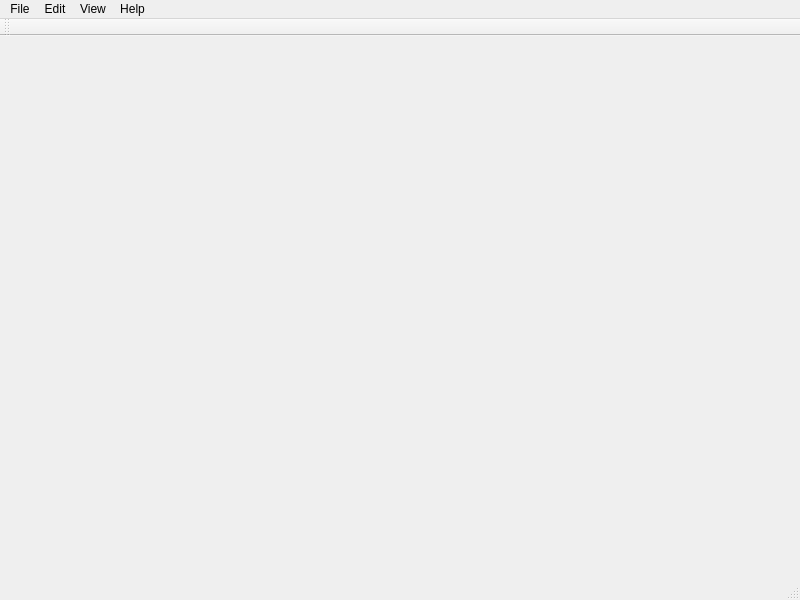
<?xml version="1.0" encoding="UTF-8"?>
<ui version="4.0">
 <class>MainWindow</class>
 <widget class="QMainWindow" name="MainWindow">
  <property name="geometry">
   <rect>
    <x>0</x>
    <y>0</y>
    <width>800</width>
    <height>600</height>
   </rect>
  </property>
  <property name="windowTitle">
   <string>MainWindow</string>
  </property>
  <widget class="QWidget" name="centralwidget"/>
  <widget class="QMenuBar" name="menubar">
   <property name="geometry">
    <rect>
     <x>0</x>
     <y>0</y>
     <width>800</width>
     <height>23</height>
    </rect>
   </property>
   <widget class="QMenu" name="menuFile">
    <property name="title">
     <string>File</string>
    </property>
    <widget class="QMenu" name="menuRecent_Maps">
     <property name="title">
      <string>Recent Files</string>
     </property>
     <addaction name="actionNothing_yet"/>
    </widget>
    <widget class="QMenu" name="menuGenerate">
     <property name="title">
      <string>Generate</string>
     </property>
     <addaction name="actionFile_Generate_Report"/>
     <addaction name="actionExport_Screenshots"/>
    </widget>
    <addaction name="actionFile_New_File"/>
    <addaction name="actionFile_Open"/>
    <addaction name="menuRecent_Maps"/>
    <addaction name="actionFile_Save"/>
    <addaction name="actionFile_Save_as"/>
    <addaction name="separator"/>
    <addaction name="menuGenerate"/>
    <addaction name="separator"/>
    <addaction name="actionFile_Import_Maps"/>
    <addaction name="actionFile_Export_Map"/>
    <addaction name="separator"/>
    <addaction name="actionFile_Exit"/>
   </widget>
   <widget class="QMenu" name="menuEdit">
    <property name="title">
     <string>Edit</string>
    </property>
    <widget class="QMenu" name="menuTools">
     <property name="title">
      <string>Tools</string>
     </property>
     <addaction name="actionTools_Paint"/>
     <addaction name="actionTools_Picker"/>
     <addaction name="actionTools_Erase"/>
     <addaction name="actionTools_Select"/>
    </widget>
    <widget class="QMenu" name="menuGo_to">
     <property name="title">
      <string>Navigate</string>
     </property>
     <addaction name="actionEdit_Previous_Map"/>
     <addaction name="actionEdit_Next_Map"/>
     <addaction name="separator"/>
     <addaction name="actionEdit_First_Map"/>
     <addaction name="actionEdit_Last_Map"/>
     <addaction name="separator"/>
     <addaction name="actionEdit_Goto_Map"/>
    </widget>
    <addaction name="actionEdit_ResizeMap"/>
    <addaction name="menuGo_to"/>
    <addaction name="actionEdit_Test_Map"/>
    <addaction name="actionEdit_Rename_Map"/>
    <addaction name="menuTools"/>
    <addaction name="separator"/>
    <addaction name="actionEdit_Add_Map"/>
    <addaction name="actionEdit_Move_Map"/>
    <addaction name="actionEdit_Insert_Map"/>
    <addaction name="actionClear_Map"/>
    <addaction name="actionEdit_Delete_Map"/>
    <addaction name="separator"/>
    <addaction name="actionEdit_Map_States"/>
    <addaction name="actionEdit_Edit_Messages"/>
    <addaction name="actionEdit_Map_Properties"/>
   </widget>
   <widget class="QMenu" name="menuView">
    <property name="title">
     <string>View</string>
    </property>
    <addaction name="actionView_Grid"/>
    <addaction name="actionView_Animate"/>
    <addaction name="separator"/>
    <addaction name="actionView_Zoom_In"/>
    <addaction name="actionView_Zoom_Out"/>
   </widget>
   <widget class="QMenu" name="menuHelp">
    <property name="title">
     <string>Help</string>
    </property>
    <addaction name="actionHelp_About"/>
    <addaction name="actionHelp_About_Qt"/>
   </widget>
   <addaction name="menuFile"/>
   <addaction name="menuEdit"/>
   <addaction name="menuView"/>
   <addaction name="menuHelp"/>
  </widget>
  <widget class="QStatusBar" name="statusbar"/>
  <widget class="QToolBar" name="toolBar">
   <property name="windowTitle">
    <string>toolBar</string>
   </property>
   <attribute name="toolBarArea">
    <enum>TopToolBarArea</enum>
   </attribute>
   <attribute name="toolBarBreak">
    <bool>false</bool>
   </attribute>
  </widget>
  <action name="actionFile_Open">
   <property name="icon">
    <iconset resource="mapedit.qrc">
     <normaloff>:/data/icons/open.gif</normaloff>:/data/icons/open.gif</iconset>
   </property>
   <property name="text">
    <string>Open</string>
   </property>
   <property name="statusTip">
    <string>Open an existing map.</string>
   </property>
   <property name="shortcut">
    <string>Ctrl+O</string>
   </property>
  </action>
  <action name="actionFile_Save">
   <property name="icon">
    <iconset resource="mapedit.qrc">
     <normaloff>:/data/icons/save.gif</normaloff>:/data/icons/save.gif</iconset>
   </property>
   <property name="text">
    <string>Save</string>
   </property>
   <property name="statusTip">
    <string>Save map to disk.</string>
   </property>
   <property name="shortcut">
    <string>Ctrl+S</string>
   </property>
  </action>
  <action name="actionFile_Save_as">
   <property name="text">
    <string>Save as</string>
   </property>
   <property name="statusTip">
    <string>Save map under a different name.</string>
   </property>
  </action>
  <action name="actionFile_Exit">
   <property name="text">
    <string>Exit</string>
   </property>
   <property name="statusTip">
    <string>Exit application.</string>
   </property>
   <property name="shortcut">
    <string>Ctrl+Q</string>
   </property>
  </action>
  <action name="actionFile_New_File">
   <property name="icon">
    <iconset resource="mapedit.qrc">
     <normaloff>:/data/icons/new.gif</normaloff>:/data/icons/new.gif</iconset>
   </property>
   <property name="text">
    <string>New File</string>
   </property>
   <property name="statusTip">
    <string>Create a new map.</string>
   </property>
   <property name="shortcut">
    <string>Ctrl+N</string>
   </property>
  </action>
  <action name="actionEdit_ResizeMap">
   <property name="icon">
    <iconset resource="mapedit.qrc">
     <normaloff>:/data/icons/options.gif</normaloff>:/data/icons/options.gif</iconset>
   </property>
   <property name="text">
    <string>Resize Map</string>
   </property>
   <property name="statusTip">
    <string>Resize current map.</string>
   </property>
   <property name="shortcut">
    <string>Ctrl+R</string>
   </property>
  </action>
  <action name="actionNothing_yet">
   <property name="text">
    <string>Nothing yet</string>
   </property>
  </action>
  <action name="actionView_Grid">
   <property name="checkable">
    <bool>true</bool>
   </property>
   <property name="text">
    <string>Grid</string>
   </property>
   <property name="statusTip">
    <string>Show tile grid on map.</string>
   </property>
  </action>
  <action name="actionToolbar">
   <property name="checkable">
    <bool>true</bool>
   </property>
   <property name="text">
    <string>Toolbar</string>
   </property>
  </action>
  <action name="actionTools_Paint">
   <property name="checkable">
    <bool>true</bool>
   </property>
   <property name="icon">
    <iconset resource="mapedit.qrc">
     <normaloff>:/data/icons/strawberrypntbrush.png</normaloff>:/data/icons/strawberrypntbrush.png</iconset>
   </property>
   <property name="text">
    <string>Paint</string>
   </property>
   <property name="statusTip">
    <string>Paint Tile on the map.</string>
   </property>
   <property name="shortcut">
    <string>Ctrl+1</string>
   </property>
  </action>
  <action name="actionTools_Picker">
   <property name="checkable">
    <bool>true</bool>
   </property>
   <property name="icon">
    <iconset resource="mapedit.qrc">
     <normaloff>:/data/icons/colorpicker.png</normaloff>:/data/icons/colorpicker.png</iconset>
   </property>
   <property name="text">
    <string>Picker</string>
   </property>
   <property name="toolTip">
    <string>Picker</string>
   </property>
   <property name="statusTip">
    <string>Select Tile on the map.</string>
   </property>
   <property name="shortcut">
    <string>Ctrl+2</string>
   </property>
  </action>
  <action name="actionTools_Erase">
   <property name="checkable">
    <bool>true</bool>
   </property>
   <property name="icon">
    <iconset resource="mapedit.qrc">
     <normaloff>:/data/icons/icons8-erase-40.png</normaloff>:/data/icons/icons8-erase-40.png</iconset>
   </property>
   <property name="text">
    <string>Erase</string>
   </property>
   <property name="statusTip">
    <string>Erase Tile on the map.</string>
   </property>
   <property name="shortcut">
    <string>Ctrl+3</string>
   </property>
  </action>
  <action name="actionClear_Map">
   <property name="text">
    <string>Clear Map</string>
   </property>
   <property name="statusTip">
    <string>Clear entire map.</string>
   </property>
  </action>
  <action name="actionHelp_About_Qt">
   <property name="text">
    <string>About Qt</string>
   </property>
   <property name="statusTip">
    <string>About Qt...</string>
   </property>
  </action>
  <action name="actionHelp_About">
   <property name="text">
    <string>About</string>
   </property>
   <property name="statusTip">
    <string>About mapEdit</string>
   </property>
  </action>
  <action name="actionEdit_Previous_Map">
   <property name="icon">
    <iconset resource="mapedit.qrc">
     <normaloff>:/data/icons/prev.gif</normaloff>:/data/icons/prev.gif</iconset>
   </property>
   <property name="text">
    <string>Previous Map</string>
   </property>
   <property name="statusTip">
    <string>Move to Previous Map</string>
   </property>
   <property name="shortcut">
    <string>Ctrl+PgUp</string>
   </property>
  </action>
  <action name="actionEdit_Next_Map">
   <property name="icon">
    <iconset resource="mapedit.qrc">
     <normaloff>:/data/icons/next.gif</normaloff>:/data/icons/next.gif</iconset>
   </property>
   <property name="text">
    <string>Next Map</string>
   </property>
   <property name="statusTip">
    <string>Move to Next Map</string>
   </property>
   <property name="shortcut">
    <string>Ctrl+PgDown</string>
   </property>
  </action>
  <action name="actionEdit_Add_Map">
   <property name="icon">
    <iconset resource="mapedit.qrc">
     <normaloff>:/data/icons/plus.png</normaloff>:/data/icons/plus.png</iconset>
   </property>
   <property name="text">
    <string>Add Map</string>
   </property>
   <property name="statusTip">
    <string>Add a new Map to this file.</string>
   </property>
  </action>
  <action name="actionEdit_Delete_Map">
   <property name="icon">
    <iconset resource="mapedit.qrc">
     <normaloff>:/data/icons/minus.png</normaloff>:/data/icons/minus.png</iconset>
   </property>
   <property name="text">
    <string>Delete Map</string>
   </property>
   <property name="statusTip">
    <string>Delete Current Map</string>
   </property>
  </action>
  <action name="actionEdit_Insert_Map">
   <property name="text">
    <string>Insert Map</string>
   </property>
   <property name="statusTip">
    <string>Insert a Map at the current index.</string>
   </property>
  </action>
  <action name="actionEdit_Move_Map">
   <property name="text">
    <string>Move Map</string>
   </property>
   <property name="statusTip">
    <string>Move current map to a different position.</string>
   </property>
  </action>
  <action name="actionEdit_Goto_Map">
   <property name="text">
    <string>Go to Map</string>
   </property>
   <property name="statusTip">
    <string>Go to another map</string>
   </property>
   <property name="shortcut">
    <string>Ctrl+G</string>
   </property>
  </action>
  <action name="actionEdit_Test_Map">
   <property name="text">
    <string>Test Map</string>
   </property>
   <property name="statusTip">
    <string>Test the current map in the emulator.</string>
   </property>
   <property name="shortcut">
    <string>F5</string>
   </property>
  </action>
  <action name="actionFile_Import_Maps">
   <property name="text">
    <string>Import Maps...</string>
   </property>
   <property name="statusTip">
    <string>Import map into the current file.</string>
   </property>
  </action>
  <action name="actionFile_Export_Map">
   <property name="text">
    <string>Export Map...</string>
   </property>
   <property name="statusTip">
    <string>Export the current map.</string>
   </property>
  </action>
  <action name="actionView_Animate">
   <property name="checkable">
    <bool>true</bool>
   </property>
   <property name="text">
    <string>Animate</string>
   </property>
   <property name="statusTip">
    <string>Animate the mapview.</string>
   </property>
  </action>
  <action name="actionEdit_Rename_Map">
   <property name="text">
    <string>Rename Map</string>
   </property>
   <property name="statusTip">
    <string>Change the name of this map.</string>
   </property>
  </action>
  <action name="actionEdit_Last_Map">
   <property name="icon">
    <iconset resource="mapedit.qrc">
     <normaloff>:/data/icons/go-last.png</normaloff>:/data/icons/go-last.png</iconset>
   </property>
   <property name="text">
    <string>Last Map</string>
   </property>
  </action>
  <action name="actionEdit_First_Map">
   <property name="icon">
    <iconset resource="mapedit.qrc">
     <normaloff>:/data/icons/go-first.png</normaloff>:/data/icons/go-first.png</iconset>
   </property>
   <property name="text">
    <string>First Map</string>
   </property>
  </action>
  <action name="actionResize_Map">
   <property name="text">
    <string>Resize Map</string>
   </property>
  </action>
  <action name="actionFile_Generate_Report">
   <property name="text">
    <string>Generate Report</string>
   </property>
   <property name="statusTip">
    <string>Generate  information reports for all the maps</string>
   </property>
  </action>
  <action name="actionEdit_Map_States">
   <property name="text">
    <string>Edit Map Meta Data</string>
   </property>
   <property name="iconText">
    <string>Edit Map Meta Data</string>
   </property>
   <property name="toolTip">
    <string>Edit Map Meta Data</string>
   </property>
   <property name="statusTip">
    <string>Modify the raw map meta data</string>
   </property>
  </action>
  <action name="actionExport_Screenshots">
   <property name="text">
    <string>Export Screenshots</string>
   </property>
   <property name="statusTip">
    <string>Export screenshots of all the maps</string>
   </property>
  </action>
  <action name="actionEdit_Edit_Messages">
   <property name="icon">
    <iconset resource="mapedit.qrc">
     <normaloff>:/data/icons/scroll.png</normaloff>:/data/icons/scroll.png</iconset>
   </property>
   <property name="text">
    <string>Edit Messages</string>
   </property>
   <property name="statusTip">
    <string>Edit Messages for Scrolls and Books on the current map</string>
   </property>
  </action>
  <action name="actionEdit_Map_Properties">
   <property name="text">
    <string>Edit Map Properties</string>
   </property>
   <property name="statusTip">
    <string>Edit the properties of this Map</string>
   </property>
  </action>
  <action name="actionTools_Select">
   <property name="checkable">
    <bool>true</bool>
   </property>
   <property name="icon">
    <iconset resource="mapedit.qrc">
     <normaloff>:/data/icons/rubber-bands.png</normaloff>:/data/icons/rubber-bands.png</iconset>
   </property>
   <property name="text">
    <string>Select</string>
   </property>
   <property name="toolTip">
    <string>Select</string>
   </property>
   <property name="menuRole">
    <enum>QAction::MenuRole::NoRole</enum>
   </property>
  </action>
  <action name="actionView_Zoom_In">
   <property name="text">
    <string>Zoom In</string>
   </property>
  </action>
  <action name="actionView_Zoom_Out">
   <property name="text">
    <string>Zoom Out</string>
   </property>
  </action>
 </widget>
 <resources>
  <include location="mapedit.qrc"/>
 </resources>
 <connections/>
</ui>
